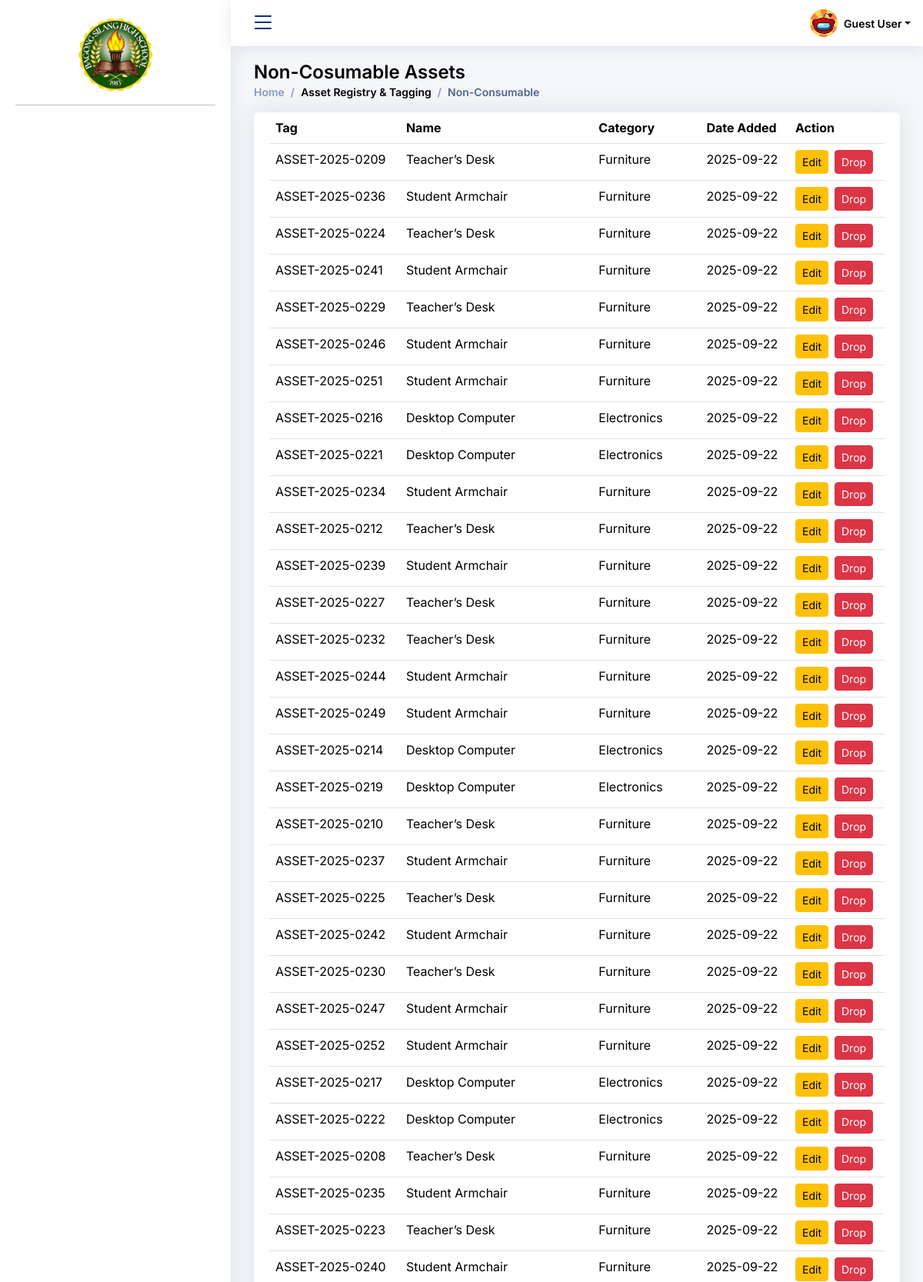
Screenshot of /User_Admin/asset_registry_module/non-consumable/non-consumable.php (upper part) with the database file from the repository.
### tables this page shows
CREATE TABLE `bcp_sms4_asset` (
  `asset_id` int NOT NULL AUTO_INCREMENT,
  `item_id` int NOT NULL,
  `property_tag` varchar(255) NOT NULL,
  `status` enum('In-Use','In-Storage','Damaged','Disposed','Lost') DEFAULT 'In-Use',
  `location` varchar(100) DEFAULT NULL,
  `assigned_to` varchar(100) DEFAULT NULL,
  `date_registered` date NOT NULL,
  PRIMARY KEY (`asset_id`),
  UNIQUE KEY `property_tag` (`property_tag`),
  UNIQUE KEY `property_tag_2` (`property_tag`),
  KEY `fk_asset_item` (`item_id`),
  CONSTRAINT `fk_asset_item` FOREIGN KEY (`item_id`) REFERENCES `bcp_sms4_items` (`item_id`)
);

CREATE TABLE `bcp_sms4_items` (
  `item_id` int NOT NULL AUTO_INCREMENT,
  `item_name` varchar(100) NOT NULL,
  `category` varchar(50) NOT NULL,
  `item_type` enum('Asset','Consumable') NOT NULL,
  `unit` varchar(50) NOT NULL,
  PRIMARY KEY (`item_id`)
);

### User_Admin/asset_registry_module/non-consumable/list_assets.php (the view, shortened to what this page needs)
<?php
include "edit_botton_list.php";
include "delete_asset.php";
$result = $conn->query("
    SELECT
        a.property_tag,
        a.item_id,
        a.date_registered,
        i.item_name,
        i.category
    FROM bcp_sms4_asset a
    JOIN bcp_sms4_items i ON a.item_id = i.item_id
    ORDER BY a.date_registered DESC
");
?>
<!DOCTYPE html>
<html>
<head>
</head>
<body>
<section class="section">
  <div class="row">
    <div class="col-lg-12">
      <div class="card">
        <div class="card-body">
          <table class="table datatable">
            <thead>
              <tr>
                <th>Tag</th>
                <th>Name</th>
                <th>Category</th>
                <th data-type="date" data-format="YYYY/MM/DD">Date Added</th>
                <th>Action</th>
              </tr>
            </thead>
            <tbody>
              <?php while($row = $result->fetch_assoc()): ?>
                <tr>
                  <td><?= $row['property_tag'] ?></td>
                  <td><?= htmlspecialchars($row['item_name']) ?></td>
                  <td><?= htmlspecialchars($row['category']) ?></td>
                  <td><?= $row['date_registered'] ?></td>
                  <td style="display:flex; gap:8px;">
                    <button type="button" class="btn btn-warning btn-sm"
                      data-asset_tag="<?= $row['property_tag'] ?>"
                      onclick="openEditModal(this)">
                      Edit
                    </button>
                    <form method="POST" action="delete_asset.php" style="margin:0;" onsubmit="return confirmDelete(this);">
                      <button type="submit" class="btn btn-danger btn-sm">Drop</button>
                    </form>
                  </td>
                </tr>
              <?php endwhile; ?>
            </tbody>
          </table>
        </div>
      </div>
    </div>
  </div>
</section>
</body>
</html>
</body>
</html>

### assets/css/style.css (style rules this page uses)
:root { scroll-behavior: smooth; }
body { font-family: "Inter", sans-serif; background: #f6f9ff; color: #444444; }
.card { margin-bottom: 30px; border: none; border-radius: 5px; box-shadow: 0px 0 30px rgba(1, 41, 112, 0.1); }
.card-body { padding: 0 20px 20px 20px; }

### assets/css/schedule_maintenance.css (style rules this page uses)
html, body { margin: 0; padding: 0; font-family: "Inter", sans-serif; background: #f4f6f9; }

### rows the page displays
bcp_sms4_asset: property_tag "ASSET-2025-0209", item.item_name "Teacher’s Desk", item.category "Furniture", date_registered "2025-09-22"
bcp_sms4_asset: property_tag "ASSET-2025-0236", item.item_name "Student Armchair", item.category "Furniture", date_registered "2025-09-22"
bcp_sms4_asset: property_tag "ASSET-2025-0224", item.item_name "Teacher’s Desk", item.category "Furniture", date_registered "2025-09-22"
bcp_sms4_asset: property_tag "ASSET-2025-0241", item.item_name "Student Armchair", item.category "Furniture", date_registered "2025-09-22"
bcp_sms4_asset: property_tag "ASSET-2025-0229", item.item_name "Teacher’s Desk", item.category "Furniture", date_registered "2025-09-22"
bcp_sms4_asset: property_tag "ASSET-2025-0246", item.item_name "Student Armchair", item.category "Furniture", date_registered "2025-09-22"
bcp_sms4_asset: property_tag "ASSET-2025-0251", item.item_name "Student Armchair", item.category "Furniture", date_registered "2025-09-22"
bcp_sms4_asset: property_tag "ASSET-2025-0216", item.item_name "Desktop Computer", item.category "Electronics", date_registered "2025-09-22"
bcp_sms4_asset: property_tag "ASSET-2025-0221", item.item_name "Desktop Computer", item.category "Electronics", date_registered "2025-09-22"
bcp_sms4_asset: property_tag "ASSET-2025-0234", item.item_name "Student Armchair", item.category "Furniture", date_registered "2025-09-22"
bcp_sms4_asset: property_tag "ASSET-2025-0212", item.item_name "Teacher’s Desk", item.category "Furniture", date_registered "2025-09-22"
bcp_sms4_asset: property_tag "ASSET-2025-0239", item.item_name "Student Armchair", item.category "Furniture", date_registered "2025-09-22"
bcp_sms4_asset: property_tag "ASSET-2025-0227", item.item_name "Teacher’s Desk", item.category "Furniture", date_registered "2025-09-22"
bcp_sms4_asset: property_tag "ASSET-2025-0232", item.item_name "Teacher’s Desk", item.category "Furniture", date_registered "2025-09-22"
bcp_sms4_asset: property_tag "ASSET-2025-0244", item.item_name "Student Armchair", item.category "Furniture", date_registered "2025-09-22"
bcp_sms4_asset: property_tag "ASSET-2025-0249", item.item_name "Student Armchair", item.category "Furniture", date_registered "2025-09-22"
bcp_sms4_asset: property_tag "ASSET-2025-0214", item.item_name "Desktop Computer", item.category "Electronics", date_registered "2025-09-22"
bcp_sms4_asset: property_tag "ASSET-2025-0219", item.item_name "Desktop Computer", item.category "Electronics", date_registered "2025-09-22"
bcp_sms4_asset: property_tag "ASSET-2025-0210", item.item_name "Teacher’s Desk", item.category "Furniture", date_registered "2025-09-22"
bcp_sms4_asset: property_tag "ASSET-2025-0237", item.item_name "Student Armchair", item.category "Furniture", date_registered "2025-09-22"
bcp_sms4_asset: property_tag "ASSET-2025-0225", item.item_name "Teacher’s Desk", item.category "Furniture", date_registered "2025-09-22"
bcp_sms4_asset: property_tag "ASSET-2025-0242", item.item_name "Student Armchair", item.category "Furniture", date_registered "2025-09-22"
bcp_sms4_asset: property_tag "ASSET-2025-0230", item.item_name "Teacher’s Desk", item.category "Furniture", date_registered "2025-09-22"
bcp_sms4_asset: property_tag "ASSET-2025-0247", item.item_name "Student Armchair", item.category "Furniture", date_registered "2025-09-22"
bcp_sms4_asset: property_tag "ASSET-2025-0252", item.item_name "Student Armchair", item.category "Furniture", date_registered "2025-09-22"
bcp_sms4_asset: property_tag "ASSET-2025-0217", item.item_name "Desktop Computer", item.category "Electronics", date_registered "2025-09-22"
bcp_sms4_asset: property_tag "ASSET-2025-0222", item.item_name "Desktop Computer", item.category "Electronics", date_registered "2025-09-22"
bcp_sms4_asset: property_tag "ASSET-2025-0208", item.item_name "Teacher’s Desk", item.category "Furniture", date_registered "2025-09-22"
bcp_sms4_asset: property_tag "ASSET-2025-0235", item.item_name "Student Armchair", item.category "Furniture", date_registered "2025-09-22"
bcp_sms4_asset: property_tag "ASSET-2025-0223", item.item_name "Teacher’s Desk", item.category "Furniture", date_registered "2025-09-22"
bcp_sms4_asset: property_tag "ASSET-2025-0240", item.item_name "Student Armchair", item.category "Furniture", date_registered "2025-09-22"

### other values shown
$userFullname "Guest User"
